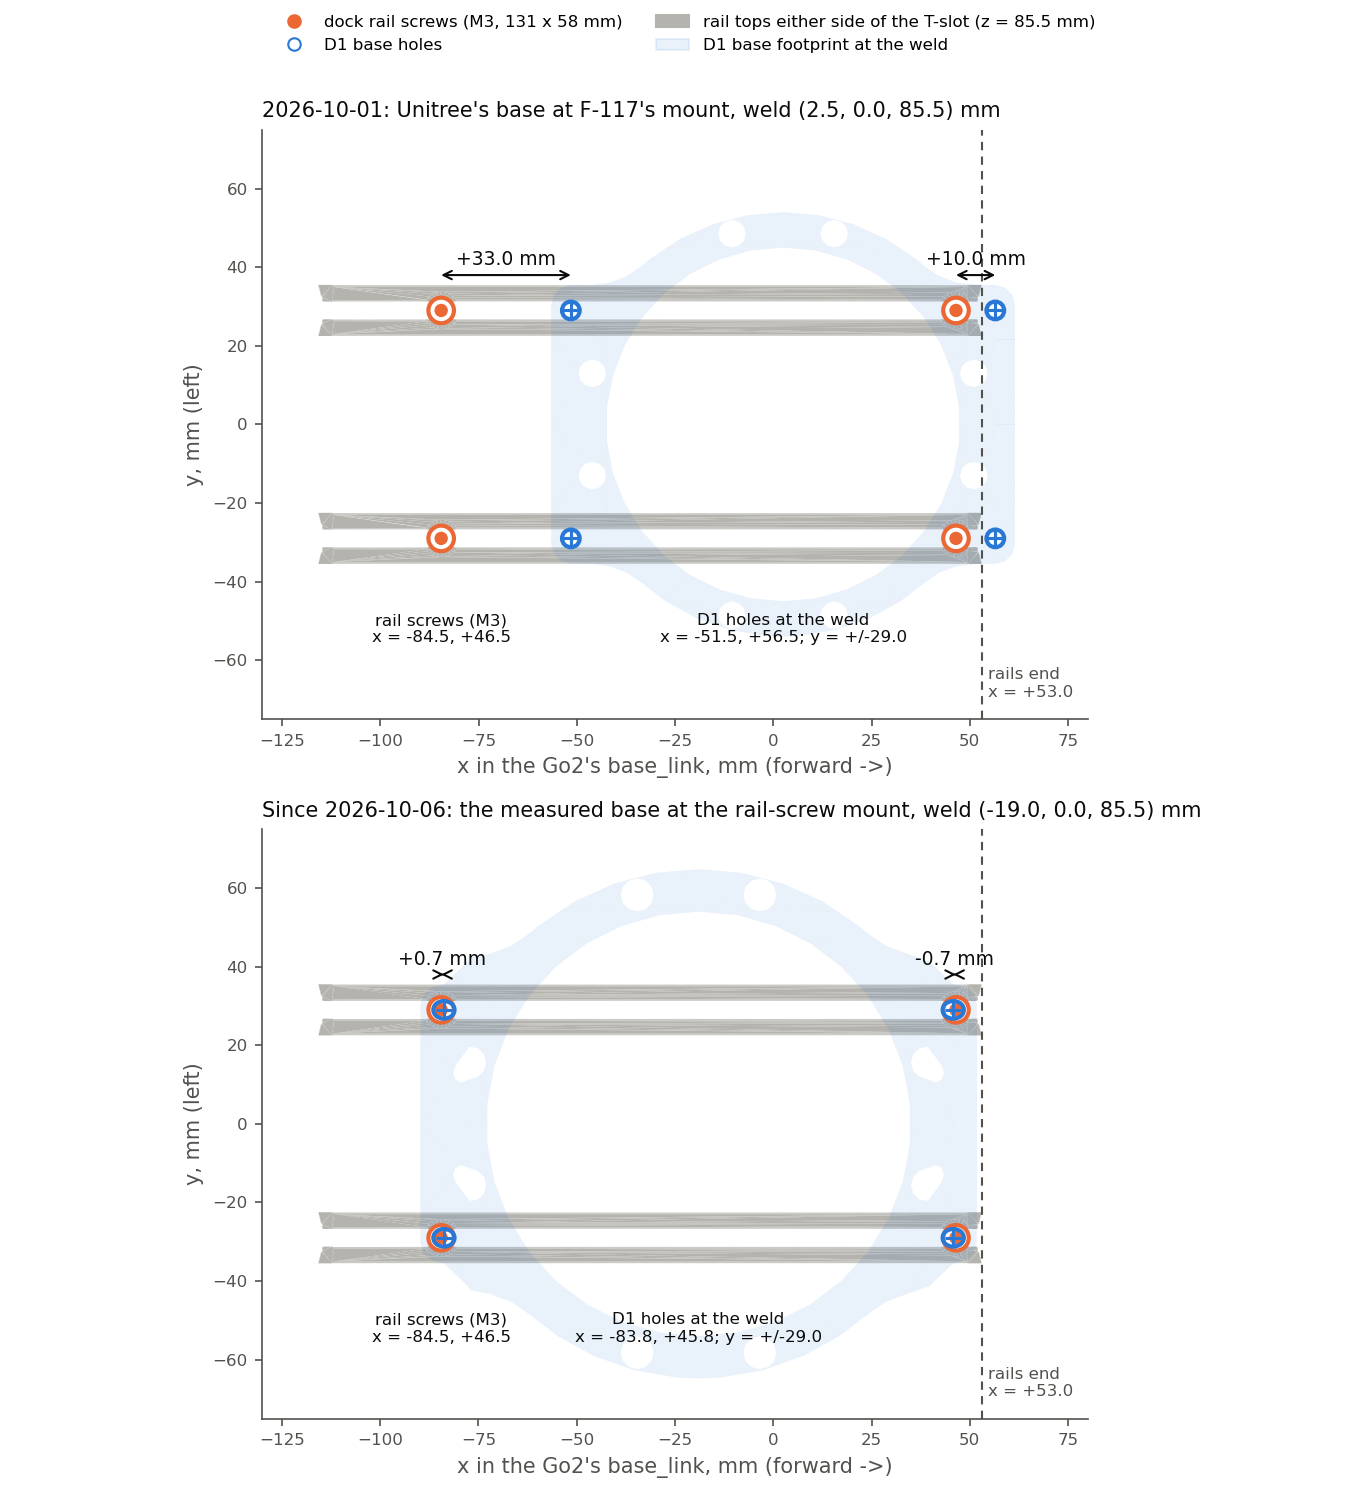

Write the Python code that produced this figure.
#!/usr/bin/env python3
"""Do the D1's four mounting holes line up with the four screws that fasten the dock's rails? A top view, from the
committed meshes only: Unitree's base at F-117's mount (what 2026-10-01 checked), and the measured base at the mount that
puts its holes on the rails' screws (F-125, F-126).

    python3 results/week_03/figures/d1_dock_holes.py

Reads `description/meshes/go2/expansion_dock_rails.stl` (Unitree's CAD, in the Go2's `base_link`, F-117),
`d1_arm/meshes/base_link.STL` and `base_link_measured.STL` (the D1 base, origin on its bottom face) and the mounts in
`mount.py`. Writes `d1_dock_holes.png` beside itself and prints each D1 hole's offset from the nearest
rail screw. The screw and hole centres are fitted from the meshes, not typed in.
"""
from __future__ import annotations

import struct
import sys
from pathlib import Path

import matplotlib

matplotlib.use("Agg")
import matplotlib.pyplot as plt  # noqa: E402
import numpy as np  # noqa: E402
from matplotlib.collections import PolyCollection  # noqa: E402
from matplotlib.patches import Circle, Ellipse  # noqa: E402

HERE = Path(__file__).resolve().parent
REPO = HERE.parents[2]
sys.path.insert(0, str(REPO))
from dock import read_binary_stl  # noqa: E402
from mount import ARM_MOUNT_POS_M, DOCK_CAD_ARM_MOUNT_POS_M  # noqa: E402

D1_BLUE, DOCK_ORANGE = "#2a78d6", "#eb6834"  # categorical slots 1 and 2
RAIL_FILL, INK, MUTED = "#b4b3ad", "#0b0b0b", "#52514e"


def normals(tri: np.ndarray) -> np.ndarray:
    n = np.cross(tri[:, 1] - tri[:, 0], tri[:, 2] - tri[:, 0])
    return n / (np.linalg.norm(n, axis=1, keepdims=True) + 1e-15)


def circle_fit(xy: np.ndarray) -> tuple[np.ndarray, float]:
    a = np.c_[2 * xy, np.ones(len(xy))]
    sol = np.linalg.lstsq(a, (xy ** 2).sum(1), rcond=None)[0]
    return sol[:2], float(np.sqrt(sol[2] + sol[0] ** 2 + sol[1] ** 2))


def vertical_holes(tri: np.ndarray, radius_m, z_range_m: tuple[float, float]) -> np.ndarray:
    """Centres (x, y) of the vertical walls between `z_range_m` that are circles of `radius_m`, or axis-aligned
    ellipses of half-axes `radius_m` = (rx, ry), each to +/-0.15 mm.

    A wall is a connected patch of vertical triangles (sharing vertices). Patches that are not that shape (the rails'
    T-slots, the base's sides) fail the fit and are left out. The measured base's holes are ellipses: its flange is
    scaled 1.20 along the rail and 1.0 across it at the tabs (`d1_arm/measured_base.py`).
    """
    rx, ry = (radius_m, radius_m) if np.isscalar(radius_m) else radius_m
    wall = tri[(np.abs(normals(tri)[:, 2]) < 0.05)]
    wall = wall[(wall[:, :, 2].min(1) >= z_range_m[0] - 1e-6) & (wall[:, :, 2].max(1) <= z_range_m[1] + 1e-6)]
    parent = list(range(len(wall)))

    def root(i: int) -> int:
        while parent[i] != i:
            parent[i] = parent[parent[i]]
            i = parent[i]
        return i

    owner: dict[tuple, int] = {}
    for i, t in enumerate(wall):
        for p in t:
            key = tuple(np.round(p, 6))
            if key in owner:
                parent[root(i)] = root(owner[key])
            else:
                owner[key] = i
    patches: dict[int, list[int]] = {}
    for i in range(len(wall)):
        patches.setdefault(root(i), []).append(i)
    centres = []
    for idx in patches.values():
        xy = wall[idx].reshape(-1, 3)[:, :2]
        centre, r = circle_fit(xy / [rx, ry])
        centre = centre * [rx, ry]
        if abs(r - 1.0) < 1.5e-4 / min(rx, ry) and np.abs(np.linalg.norm((xy - centre) / [rx, ry], axis=1) - 1.0).max() < 1.5e-4 / min(rx, ry):
            centres.append(centre)
    return np.unique(np.round(np.array(centres), 4), axis=0)


def load_stl(path: Path) -> np.ndarray:
    data = path.read_bytes()
    count = struct.unpack("<I", data[80:84])[0]
    tri = np.frombuffer(data[84:84 + 50 * count], dtype=np.dtype([("n", "<3f4"), ("v", "<9f4"), ("a", "<u2")]))
    return tri["v"].reshape(-1, 3, 3).astype(float)


#: (title, D1 base mesh, its holes' radius in m, mount): what 2026-10-01 checked, then the base Lukas measured (F-126)
#: at the mount that puts its holes on the rails' screws (F-125).
PANELS = (
    ("2026-10-01: Unitree's base at F-117's mount", "d1_arm/meshes/base_link.STL", 0.00225, DOCK_CAD_ARM_MOUNT_POS_M),
    ("Since 2026-10-06: the measured base at the rail-screw mount", "d1_arm/meshes/base_link_measured.STL",
     (0.0027, 0.00225), ARM_MOUNT_POS_M),
)


def panel(ax, title: str, mesh: str, hole_r: float, mount_pos, rails: np.ndarray) -> None:
    d1 = load_stl(REPO / mesh)
    mount = np.array(mount_pos)
    # The rail screws: M3 clearance (r 1.7 mm) through the rails' feet; the D1's holes: clearance holes through its
    # bottom flange (the measured base's are Unitree's scaled 1.2 in plan), moved to where the weld puts them.
    screws = vertical_holes(rails, 0.0017, (0.070, 0.086))
    holes = vertical_holes(d1, hole_r, (-0.001, 0.004)) + mount[:2]
    rail_top = rails[:, :, 2].max()
    # The rails' upper 5.5 mm, as `description/mount_from_cad.py` measures their length (z above 80 mm).
    upper = rails[rails[:, :, 2].min(1) > 0.080]
    tops = upper[normals(upper)[:, 2] > 0.5]
    rail_front = upper[:, :, 0].max()
    bottom = d1[(normals(d1)[:, 2] < -0.99) & (np.abs(d1[:, :, 2]).max(1) < 1e-5)]

    if len(screws) != 4 or len(holes) != 4:
        raise SystemExit(f"{mesh}: expected 4 rail screws and 4 D1 holes, found {len(screws)} and {len(holes)}")
    print(f"== {title}\nmount: {np.round(1000 * mount, 1).tolist()} mm; base {mesh}; rail tops at "
          f"{1000 * rail_top:.1f} mm; rail tops end at x = {1000 * rail_front:+.1f} mm")
    print("rail screws (base_link, mm):", [tuple(np.round(1000 * s, 1).tolist()) for s in screws])
    print("D1 holes at the mount (base_link, mm):", [tuple(np.round(1000 * h, 1).tolist()) for h in holes])
    for h in holes:
        s = screws[np.argmin(np.linalg.norm(screws - h, axis=1))]
        d = 1000 * (h - s)
        print(f"  D1 hole ({1000 * h[0]:+.1f}, {1000 * h[1]:+.1f}) -> nearest rail screw ({1000 * s[0]:+.1f}, "
              f"{1000 * s[1]:+.1f}): dx {d[0]:+.1f} mm, dy {d[1]:+.1f} mm"
              f"{'  (past the rails end)' if h[0] > rail_front else ''}")
    print(f"fore-aft spacing: D1 holes {1000 * np.ptp(holes[:, 0]):.1f} mm, rail screws {1000 * np.ptp(screws[:, 0]):.1f} mm;"
          f" across: {1000 * np.ptp(holes[:, 1]):.1f} mm, {1000 * np.ptp(screws[:, 1]):.1f} mm")

    mm = 1000.0
    ax.add_collection(PolyCollection(mm * tops[:, :, :2], facecolor=RAIL_FILL, edgecolor="none"))
    ax.add_collection(PolyCollection(mm * (bottom[:, :, :2] + mount[:2]), facecolor=D1_BLUE, edgecolor="none",
                                     alpha=0.10))
    for s in screws:
        ax.add_patch(Circle(mm * s, 3.25, facecolor="white", edgecolor=DOCK_ORANGE, lw=2))
        ax.add_patch(Circle(mm * s, 1.7, facecolor=DOCK_ORANGE, edgecolor="none"))
    for h in holes:
        rx, ry = (hole_r, hole_r) if np.isscalar(hole_r) else hole_r
        ax.add_patch(Ellipse(mm * h, 2 * mm * rx, 2 * mm * ry, facecolor="none", edgecolor=D1_BLUE, lw=2))
        ax.plot(*(mm * h), marker="+", color=D1_BLUE, ms=8, mew=1.5)
    ax.axvline(mm * rail_front, color=MUTED, lw=1, ls=(0, (4, 3)))
    ax.text(mm * rail_front + 1.5, -70, f"rails end\nx = {mm * rail_front:+.1f}", color=MUTED, fontsize=8, va="bottom")
    # The two fore-aft gaps, on the +y pair.
    y = max(29.0, holes[:, 1].max() * mm) + 9.0
    for hx, sx in ((holes[:, 0].max(), screws[:, 0].max()), (holes[:, 0].min(), screws[:, 0].min())):
        ax.annotate("", xy=(mm * hx, y), xytext=(mm * sx, y),
                    arrowprops=dict(arrowstyle="<->", color=INK, lw=1, shrinkA=0, shrinkB=0))
        ax.text(mm * (hx + sx) / 2, y + 1.5, f"{mm * (hx - sx):+.1f} mm", ha="center", va="bottom", fontsize=9,
                color=INK)
    ax.text(mm * screws[:, 0].min(), -48, "rail screws (M3)\nx = {:+.1f}, {:+.1f}".format(*(mm * np.sort(screws[:, 0])[[0, -1]])),
            color=INK, fontsize=8, ha="center", va="top")
    ax.text(mm * mount[0], -48, "D1 holes at the weld\nx = {:+.1f}, {:+.1f}; y = +/-{:.1f}".format(
        *(mm * np.sort(holes[:, 0])[[0, -1]]), mm * holes[:, 1].max()), color=INK, fontsize=8, ha="center", va="top")
    ax.set_xlim(-130, 80)
    ax.set_ylim(-75, 75)
    ax.set_aspect("equal")
    ax.set_xlabel("x in the Go2's base_link, mm (forward ->)", color=MUTED)
    ax.set_ylabel("y, mm (left)", color=MUTED)
    for side in ("top", "right"):
        ax.spines[side].set_visible(False)
    for side in ("left", "bottom"):
        ax.spines[side].set_color(MUTED)
    ax.tick_params(colors=MUTED, labelsize=8)
    ax.set_title(f"{title}, weld {tuple(np.round(mm * mount, 1).tolist())} mm", fontsize=10, color=INK, loc="left")


def main() -> int:
    rails = read_binary_stl(REPO / "description/meshes/go2/expansion_dock_rails.stl")
    fig, axes = plt.subplots(2, 1, figsize=(9.0, 10.0), dpi=150)
    for ax, args in zip(axes, PANELS):
        panel(ax, *args, rails)
    axes[0].plot([], [], color=DOCK_ORANGE, marker="o", ls="none", label="dock rail screws (M3, 131 x 58 mm)")
    axes[0].plot([], [], color=D1_BLUE, marker="o", mfc="none", ls="none", label="D1 base holes")
    axes[0].fill([], [], color=RAIL_FILL, label="rail tops either side of the T-slot (z = 85.5 mm)")
    axes[0].fill([], [], color=D1_BLUE, alpha=0.10, label="D1 base footprint at the weld")
    axes[0].legend(loc="upper left", fontsize=8, frameon=False, ncol=2, bbox_to_anchor=(0.0, 1.22))
    fig.tight_layout()
    out = HERE / "d1_dock_holes.png"
    fig.savefig(out, facecolor="white")
    print(f"wrote {out.relative_to(REPO)}")
    return 0


if __name__ == "__main__":
    raise SystemExit(main())
